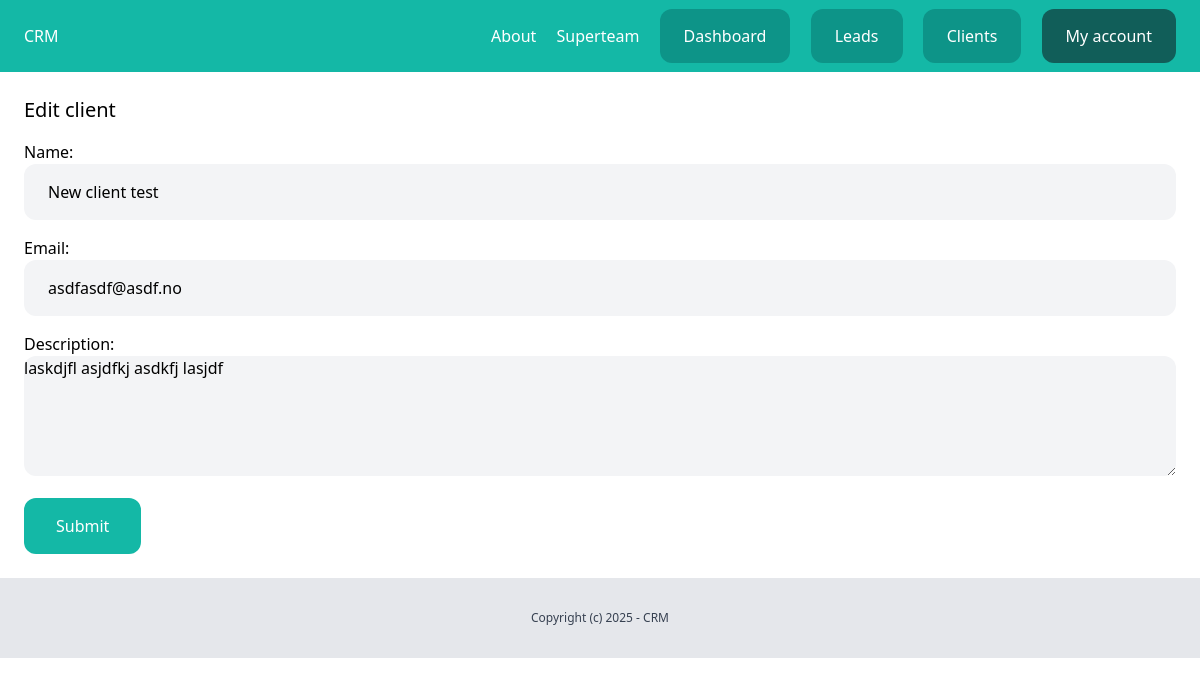
Page /dashboard/clients/2/edit/ (signed in) on the committed database.
### team/models.py (models this page shows, shortened)
class Team(models.Model):
    plan = models.ForeignKey(Plan, related_name='teams', blank=True, null=True, on_delete=models.CASCADE)
    name = models.CharField(max_length=100)
    members = models.ManyToManyField(User, related_name='teams')
    created_by = models.ForeignKey(User, related_name='created_teams', on_delete=models.CASCADE)
    created_at = models.DateTimeField(auto_now_add=True)

### client/models.py (models this page shows, shortened)
class Client(models.Model):
    team = models.ForeignKey(Team, related_name='clients', on_delete=models.CASCADE)
    name = models.CharField(max_length=255)
    email = models.EmailField()
    description = models.TextField(blank=True, null=True)
    created_by = models.ForeignKey(User, related_name='clients', on_delete=models.CASCADE)
    created_at = models.DateTimeField(auto_now_add=True)
    modified_at = models.DateTimeField(auto_now=True)
    class Meta:
        ordering = ('name',)

### client/views.py (the view)
# urls.py: path('<int:pk>/edit/', views.clients_edit, name='edit'),
@login_required
def clients_edit(request, pk):
    team = request.user.userprofile.active_team
    client = get_object_or_404(team.clients, pk=pk)
    if request.method == 'POST':
        form = AddClientForm(request.POST, instance=client)
        if form.is_valid():
            form.save()
            messages.success(request, 'The changes was saved.')
            return redirect('clients:list')
    else:
        form = AddClientForm(instance=client)
    return render(request, 'client/clients_edit.html', {
        'form': form
    })

### client/forms.py
class AddClientForm(forms.ModelForm):
    name = forms.CharField(
        widget=forms.TextInput(attrs={"class": "w-full py-4 px-6 rounded-xl bg-gray-100"})
    )
    email = forms.CharField(
        widget=forms.TextInput(attrs={"class": "w-full py-4 px-6 rounded-xl bg-gray-100"})
    )
    description = forms.CharField(
        widget=forms.Textarea(attrs={"rows":"5", "class": "w-full bg-gray-100 rounded-xl"})
    )
    class Meta:
        model = Client
        fields = ('name', 'email', 'description',)

### team/context_processors.py (called while the page is built)
def active_team(request):
    if request.user.is_authenticated:
        active_team = request.user.userprofile.get_active_team()
        if not active_team:
            active_team = Team.objects.filter(created_by=request.user)[0]
    else:
        active_team = None
    return {'active_team': active_team}

### userprofile/models.py (called while the page is built)
    def get_active_team(self):
        if self.active_team:
            return self.active_team
        else:
            return Team.objects.filter(members__in=[self.user.id]).first()

### client/templates/client/clients_edit.html (shortened to what this page needs)
{% extends 'core/base.html' %}
{% block content %}
    <div class="py-6 px-6">
        <h1 class="text-xl">Edit client</h1>
        <form method="post" action="." class="space-y-4">
            {{ form.as_p }}
            <button class="py-4 px-8 bg-teal-500 text-white rounded-xl">Submit</button>
        </form>
    </div>
{% endblock %}

### core/templates/core/partials/nav.html
<nav class="py-6 px-6 flex justify-between bg-teal-500">
    <a href="/" class="text-white">CRM</a>
    <div class="space-x-4">
        <a href="{% url 'about' %}" class="text-white">About</a>
        {% if request.user.is_authenticated %}
            <a href="{% url 'team:detail' active_team.id %}" class="text-white">{{ active_team.name }}</a>
            <a href="{% url 'dashboard:index' %}" class="py-4 px-6 bg-teal-600 rounded-xl text-white">Dashboard</a>
            <a href="{% url 'leads:list' %}" class="py-4 px-6 bg-teal-600 rounded-xl text-white">Leads</a>
            <a href="{% url 'clients:list' %}" class="py-4 px-6 bg-teal-600 rounded-xl text-white">Clients</a>
            <a href="{% url 'userprofile:myaccount' %}" class="py-4 px-6 bg-teal-800 rounded-xl text-white">My account</a>
        {% else %}
            <a href="{% url 'login' %}" class="py-4 px-6 bg-teal-600 rounded-xl text-white">Log in</a>
            <a href="{% url 'userprofile:signup' %}" class="py-4 px-6 bg-teal-300 rounded-xl text-white">Sign up</a>
        {% endif %}
    </div>
</nav>

### rows in the picture
Team: name "Superteam"
Client: name "New client test", email "asdfasdf@asdf.no", description "laskdjfl asjdfkj asdkfj lasjdf"
